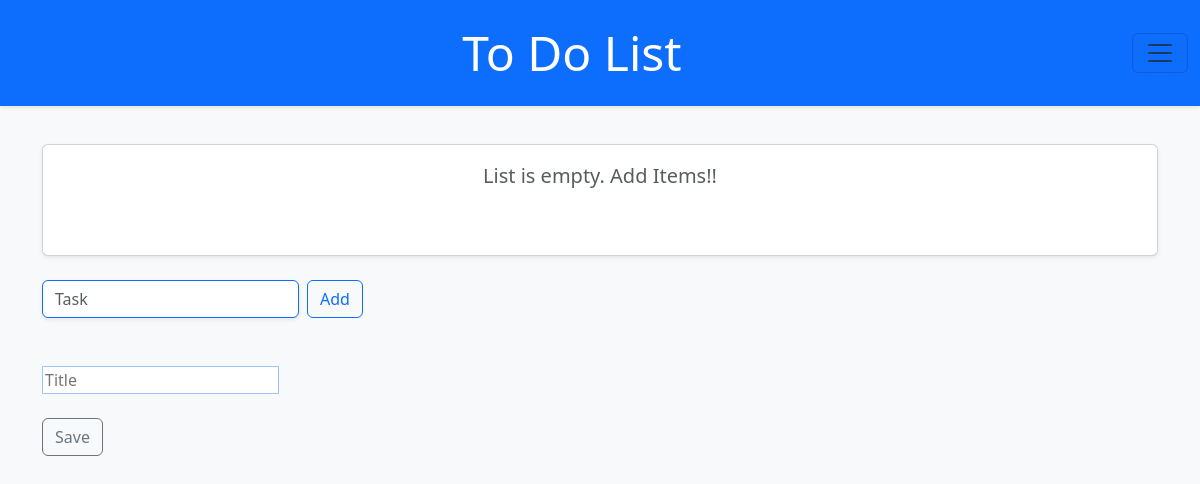
The page /create-todo/1 (signed in) on the database as committed earlier.
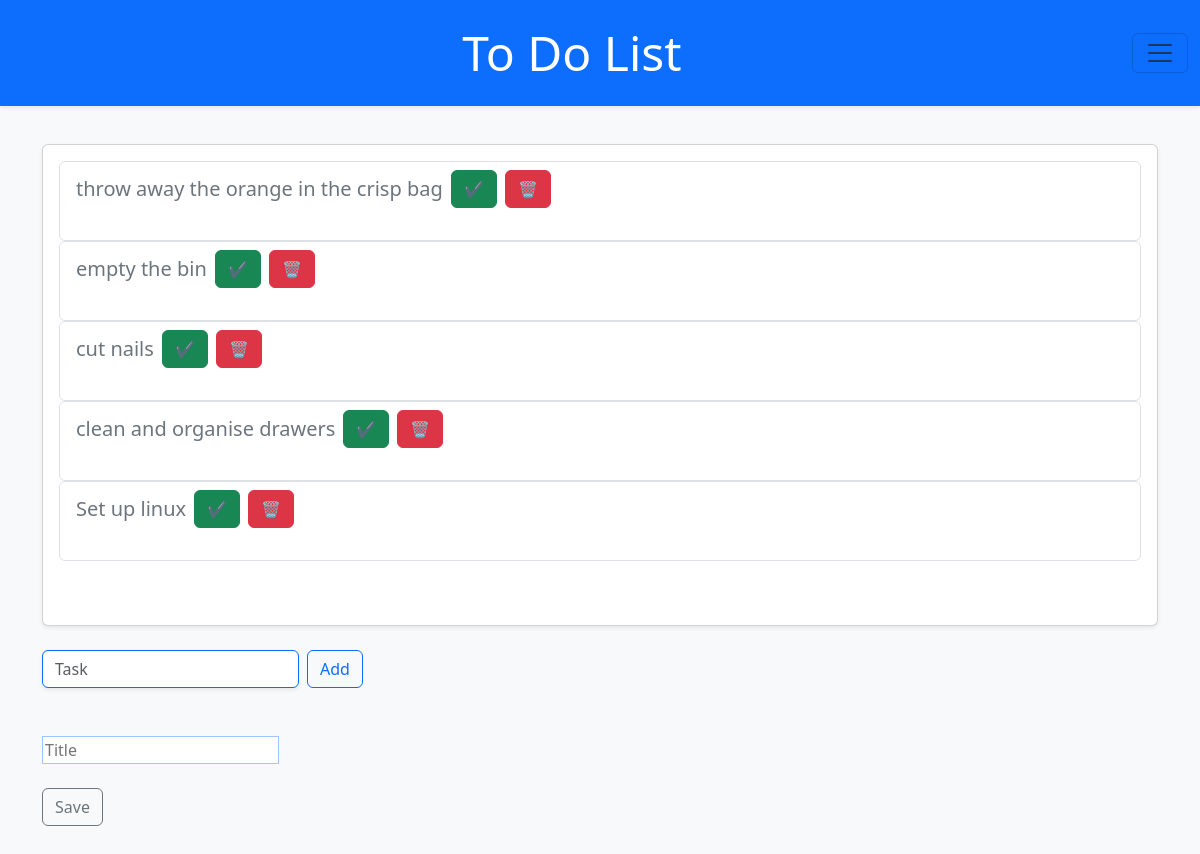
The same page on the database as committed later.
### Todo/models.py (models this page shows)
class ListItems(db.Model):
    list_items_id = db.Column(db.Integer, primary_key = True, unique=True)
    list_id = db.Column(db.Integer, db.ForeignKey("list.list_id"))
    list_item = db.Column(db.String, nullable=False)
    status = db.Column(db.Boolean, nullable=False)

### Todo/routes.py (the view)
@main.route("/create-todo/<int:list_id>")
@login_required
def create_list(list_id):
    user_list_items = ListItems.query.filter_by(list_id=list_id).all() # gets the list items
    return render_template("create_list.html", todo_list = user_list_items, list_length=len(user_list_items), list_id=list_id)

### Todo/models.py (called while the page is built)
@login_manager.user_loader
def load_user(user_id):
    return User.query.get(int(user_id))

### Todo/templates/create_list.html (shortened to what this page needs)
{% extends "base.html" %}
{% block content %}
<main class="container py-5 pt-5 mt-5">
        <div class="card shadow-sm">
            <div class="card-body">
                {% if list_length == 0 %}
                    <p class="lead text-muted text-center mb-0">
                        List is empty. Add Items!!
                    </p>
                {% else %}
                    {% for item in todo_list %}
                            <ul class="list-group">
                                <li class="list-group-item">
                                        {% if item.status %}
                                            <div class="d-flex align-items-center gap-2">
                                                <label class="m-0">
                                                    <span class="fs-5 text-secondary task-done">{{item.list_item}}</span>
                                                </label>
                                                <form action="{{ url_for('main.task_undone') }}" method="post">
                                                    <input type="hidden" value="create" name="return_to">
                                                    <input type="hidden" value="{{ item.list_items_id }}" name="task_id">
                                                    <input type="hidden" value="{{ item.list_id }}" name="list_id">
                                                    <button type="submit" class="btn btn-outline-warning">↶</button>
                                                </form>
                                                <form action="{{ url_for('main.task_remove') }}" method="post">
                                                        <input type="hidden" value="create" name="return_to">
                                                        <input type="hidden" value="{{ item.list_items_id }}" name="task_id">
                                                        <input type="hidden" value="{{ item.list_id }}" name="list_id">
                                                       <button type="submit" class="btn btn-danger">🗑️</button>
                                                </form>
                                            </div>
                                        {% else %}
                                            <div class="d-flex align-items-center gap-2">
                                                <label class="m-0">
                                                    <span class="fs-5 text-secondary">{{item.list_item}}</span>
                                                </label>
                                                 <form action="{{ url_for('main.task_done') }}" method="post">
                                                    <button type="submit" class="btn btn-success">✔</button>
                                                 </form>
                                                <form action="{{ url_for('main.task_remove') }}" method="post">
                                                       <button type="submit" class="btn btn-danger">🗑️</button>
                                                </form>
                                             </div>
                                        {% endif %}
                                    <br>
                                </li>
                            </ul>
                    {% endfor %}
                {% endif %}
                <br>
                <br>
            </div>
        </div>
        <form action="{{url_for('main.add')}}" method="post" class="mt-4 d-flex gap-2">
            <label for="item" id="item">
                <input type="text" class="form-control border-primary shadow-sm" placeholder="Task" name="task">
            </label>
            <button type="submit" class="btn btn-outline-primary"> Add </button>
        </form>
        <br>
        <br>
    <form action="{{ url_for('main.save') }}" method="post">
        <label for="title" id="title">
            <input type="text" name="title" class="border border-primary-subtle" placeholder="Title">
        </label>
        <br>
        <br>
        <button type="submit" class="btn btn-outline-secondary">Save</button>
    </form>
</main>
{% endblock %}

### Todo/templates/base.html (shortened to what this page needs)
<!DOCTYPE html>
<html lang="en">
<head>
     <link href="https://cdn.jsdelivr.net/npm/bootstrap@5.3.7/dist/css/bootstrap.min.css" rel="stylesheet">
    <link rel="stylesheet" href="{{ url_for('static', filename='style.css') }}">
</head>
<body class="bg-light">
<header>
    <nav class="navbar py-4 bg-primary text-white text-center shadow-sm fixed-top" style="text-align:center">
      <div class="container-fluid">
        <h1 class="display-5 mb-0 mx-auto text-center"> To Do List</h1>
        <button class="navbar-toggler" type="button" data-bs-toggle="offcanvas" data-bs-target="#offcanvasNavbar" aria-controls="offcanvasNavbar" aria-label="Toggle navigation">
          <span class="navbar-toggler-icon"></span>
        </button>
      </div>
    </nav>
</header>
<br>
<br>
{% block content %}
{% endblock %}
</body>
</html>

### Todo/static/style.css (style rules this page uses)
h1 { text-align: center; }

Rows that differ between the two databases and show on the page:
added ListItems: list_item "throw away the orange in the crisp bag"
added ListItems: list_item "empty the bin"
added ListItems: list_item "cut nails"
added ListItems: list_item "clean and organise drawers"
added ListItems: list_item "Set up linux"
Other text that changed with them:
text no longer shown: "List is empty. Add Items!!"
